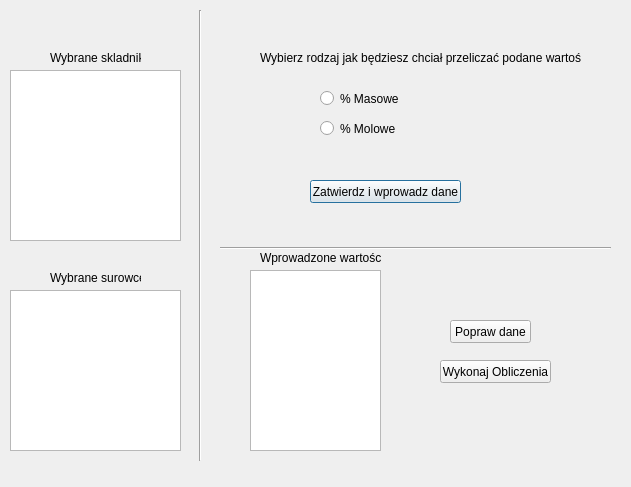
<?xml version="1.0" encoding="UTF-8"?>
<ui version="4.0">
 <class>SecondWindow</class>
 <widget class="QDialog" name="SecondWindow">
  <property name="geometry">
   <rect>
    <x>0</x>
    <y>0</y>
    <width>631</width>
    <height>487</height>
   </rect>
  </property>
  <property name="windowTitle">
   <string>GlassMaker</string>
  </property>
  <property name="windowIcon">
   <iconset>
    <normaloff>../build-GlassMaker-Desktop_Qt_6_2_0_MinGW_64_bit-Debug/Everaldo-Crystal-Clear-App-miscellaneous.ico</normaloff>../build-GlassMaker-Desktop_Qt_6_2_0_MinGW_64_bit-Debug/Everaldo-Crystal-Clear-App-miscellaneous.ico</iconset>
  </property>
  <widget class="QListWidget" name="listaSkladnikow">
   <property name="geometry">
    <rect>
     <x>10</x>
     <y>70</y>
     <width>171</width>
     <height>171</height>
    </rect>
   </property>
  </widget>
  <widget class="QListWidget" name="listaSurowcow">
   <property name="geometry">
    <rect>
     <x>10</x>
     <y>290</y>
     <width>171</width>
     <height>161</height>
    </rect>
   </property>
  </widget>
  <widget class="Line" name="line">
   <property name="geometry">
    <rect>
     <x>190</x>
     <y>10</y>
     <width>20</width>
     <height>451</height>
    </rect>
   </property>
   <property name="orientation">
    <enum>Qt::Vertical</enum>
   </property>
  </widget>
  <widget class="Line" name="line_2">
   <property name="geometry">
    <rect>
     <x>220</x>
     <y>240</y>
     <width>391</width>
     <height>16</height>
    </rect>
   </property>
   <property name="orientation">
    <enum>Qt::Horizontal</enum>
   </property>
  </widget>
  <widget class="QLabel" name="label">
   <property name="geometry">
    <rect>
     <x>50</x>
     <y>50</y>
     <width>91</width>
     <height>16</height>
    </rect>
   </property>
   <property name="text">
    <string>Wybrane skladniki</string>
   </property>
  </widget>
  <widget class="QLabel" name="label_2">
   <property name="geometry">
    <rect>
     <x>50</x>
     <y>270</y>
     <width>91</width>
     <height>16</height>
    </rect>
   </property>
   <property name="text">
    <string>Wybrane surowce</string>
   </property>
  </widget>
  <widget class="QRadioButton" name="radioMasowe">
   <property name="geometry">
    <rect>
     <x>320</x>
     <y>90</y>
     <width>82</width>
     <height>17</height>
    </rect>
   </property>
   <property name="text">
    <string>% Masowe</string>
   </property>
  </widget>
  <widget class="QRadioButton" name="radioMolowe">
   <property name="geometry">
    <rect>
     <x>320</x>
     <y>120</y>
     <width>82</width>
     <height>17</height>
    </rect>
   </property>
   <property name="text">
    <string>% Molowe</string>
   </property>
  </widget>
  <widget class="QLabel" name="label_3">
   <property name="geometry">
    <rect>
     <x>260</x>
     <y>50</y>
     <width>321</width>
     <height>16</height>
    </rect>
   </property>
   <property name="text">
    <string>Wybierz rodzaj jak będziesz chciał przeliczać podane wartości</string>
   </property>
  </widget>
  <widget class="QPushButton" name="przyciskWyboruProcentow">
   <property name="geometry">
    <rect>
     <x>310</x>
     <y>180</y>
     <width>151</width>
     <height>23</height>
    </rect>
   </property>
   <property name="text">
    <string>Zatwierdz i wprowadz dane</string>
   </property>
  </widget>
  <widget class="QListWidget" name="listaWartosci">
   <property name="geometry">
    <rect>
     <x>250</x>
     <y>270</y>
     <width>131</width>
     <height>181</height>
    </rect>
   </property>
  </widget>
  <widget class="QLabel" name="label_4">
   <property name="geometry">
    <rect>
     <x>260</x>
     <y>250</y>
     <width>121</width>
     <height>16</height>
    </rect>
   </property>
   <property name="text">
    <string>Wprowadzone wartości</string>
   </property>
  </widget>
  <widget class="QPushButton" name="przyciskPoprawy">
   <property name="geometry">
    <rect>
     <x>450</x>
     <y>320</y>
     <width>81</width>
     <height>23</height>
    </rect>
   </property>
   <property name="text">
    <string>Popraw dane</string>
   </property>
  </widget>
  <widget class="QPushButton" name="przyciskObliczenia">
   <property name="geometry">
    <rect>
     <x>440</x>
     <y>360</y>
     <width>111</width>
     <height>23</height>
    </rect>
   </property>
   <property name="text">
    <string>Wykonaj Obliczenia</string>
   </property>
  </widget>
 </widget>
 <resources/>
 <connections/>
</ui>
